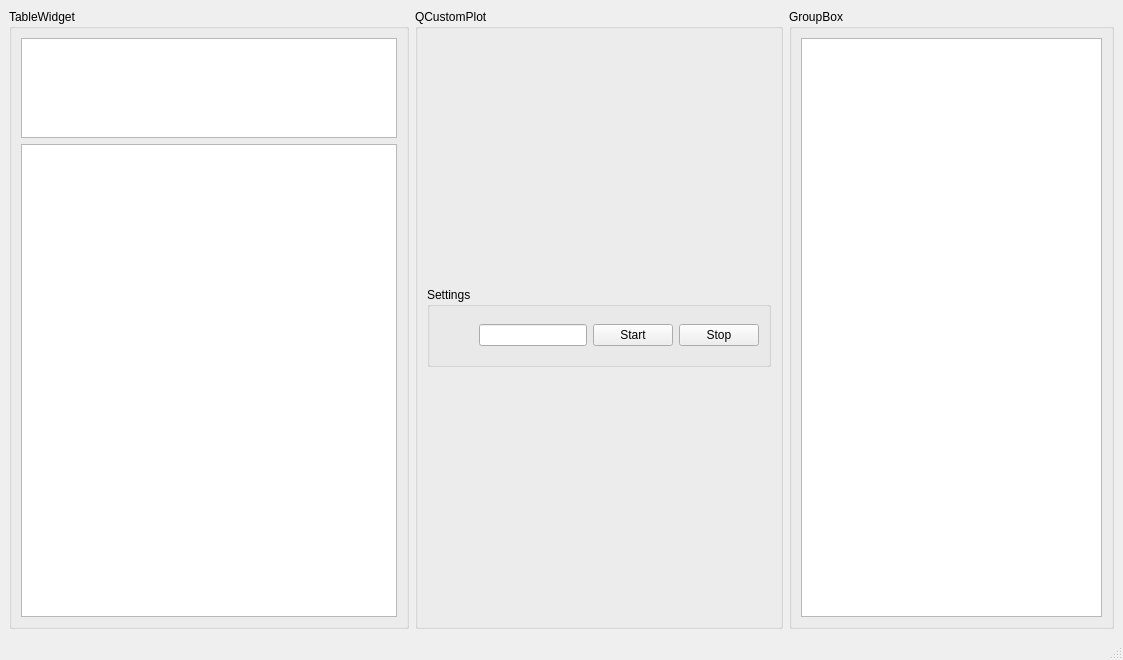
<?xml version="1.0" encoding="UTF-8"?>
<ui version="4.0">
 <class>MainWindow</class>
 <widget class="QMainWindow" name="MainWindow">
  <property name="geometry">
   <rect>
    <x>0</x>
    <y>0</y>
    <width>1123</width>
    <height>660</height>
   </rect>
  </property>
  <property name="windowTitle">
   <string>MainWindow</string>
  </property>
  <widget class="QWidget" name="centralwidget">
   <layout class="QVBoxLayout" name="verticalLayout_3">
    <item>
     <layout class="QHBoxLayout" name="horizontalLayout_2">
      <item>
       <widget class="QGroupBox" name="groupBox_tablewidget">
        <property name="minimumSize">
         <size>
          <width>400</width>
          <height>0</height>
         </size>
        </property>
        <property name="maximumSize">
         <size>
          <width>300</width>
          <height>16777215</height>
         </size>
        </property>
        <property name="title">
         <string>TableWidget</string>
        </property>
        <layout class="QVBoxLayout" name="verticalLayout">
         <item>
          <widget class="QTextEdit" name="textEdit_2">
           <property name="maximumSize">
            <size>
             <width>16777215</width>
             <height>100</height>
            </size>
           </property>
          </widget>
         </item>
         <item>
          <widget class="QTableWidget" name="tableWidget"/>
         </item>
        </layout>
       </widget>
      </item>
      <item>
       <widget class="QGroupBox" name="groupBox_lot">
        <property name="minimumSize">
         <size>
          <width>0</width>
          <height>0</height>
         </size>
        </property>
        <property name="title">
         <string>QCustomPlot</string>
        </property>
        <layout class="QVBoxLayout" name="verticalLayout_2">
         <item>
          <layout class="QHBoxLayout" name="horizontalLayout_plot"/>
         </item>
         <item>
          <widget class="QGroupBox" name="groupBox_3">
           <property name="maximumSize">
            <size>
             <width>16777215</width>
             <height>80</height>
            </size>
           </property>
           <property name="title">
            <string>Settings</string>
           </property>
           <layout class="QHBoxLayout" name="horizontalLayout_4">
            <item>
             <layout class="QHBoxLayout" name="horizontalLayout_3">
              <item>
               <spacer name="horizontalSpacer">
                <property name="orientation">
                 <enum>Qt::Horizontal</enum>
                </property>
                <property name="sizeHint" stdset="0">
                 <size>
                  <width>40</width>
                  <height>20</height>
                 </size>
                </property>
               </spacer>
              </item>
              <item>
               <widget class="QLineEdit" name="lineEdit"/>
              </item>
              <item>
               <widget class="QPushButton" name="pushButton">
                <property name="text">
                 <string>Start</string>
                </property>
               </widget>
              </item>
              <item>
               <widget class="QPushButton" name="pushButton_2">
                <property name="text">
                 <string>Stop</string>
                </property>
               </widget>
              </item>
             </layout>
            </item>
           </layout>
          </widget>
         </item>
        </layout>
       </widget>
      </item>
      <item>
       <widget class="QGroupBox" name="groupBox">
        <property name="minimumSize">
         <size>
          <width>200</width>
          <height>0</height>
         </size>
        </property>
        <property name="maximumSize">
         <size>
          <width>16777215</width>
          <height>16777215</height>
         </size>
        </property>
        <property name="title">
         <string>GroupBox</string>
        </property>
        <layout class="QHBoxLayout" name="horizontalLayout">
         <item>
          <widget class="QTextEdit" name="textEdit">
           <property name="maximumSize">
            <size>
             <width>16777215</width>
             <height>16777215</height>
            </size>
           </property>
          </widget>
         </item>
        </layout>
       </widget>
      </item>
     </layout>
    </item>
   </layout>
  </widget>
  <widget class="QMenuBar" name="menubar">
   <property name="geometry">
    <rect>
     <x>0</x>
     <y>0</y>
     <width>1123</width>
     <height>22</height>
    </rect>
   </property>
  </widget>
  <widget class="QStatusBar" name="statusbar"/>
 </widget>
 <resources/>
 <connections/>
</ui>
